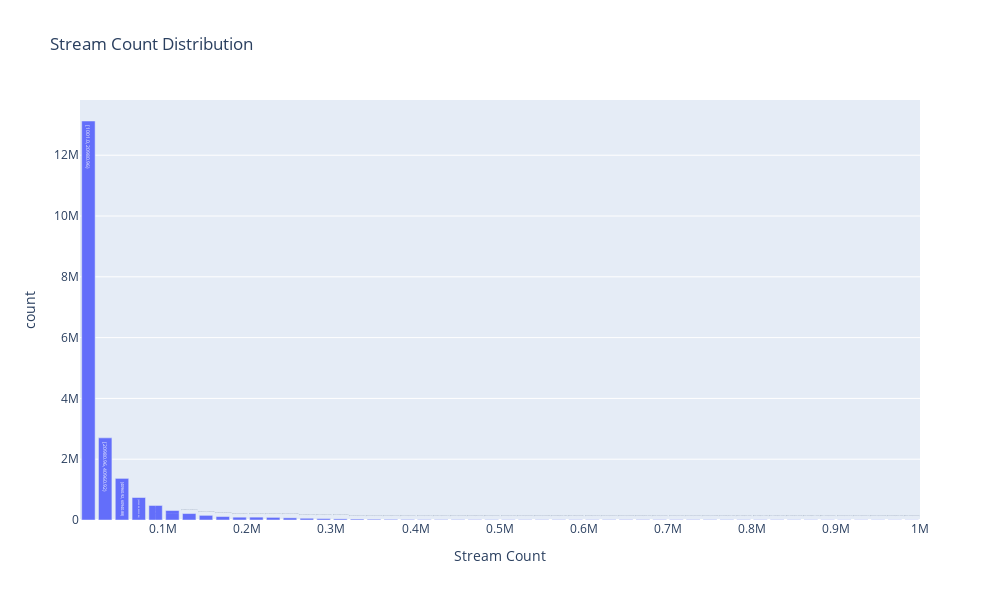

The notebook cell this image was saved under:
### Code cell
#histogram of stream count distribution
#filter outliers for stream counts - for use in stream histogram only
df2_viz_stm = ps.DataFrame(df2.filter(df2.streams < 1000000))

fig = df2_viz_stm["streams"].plot.hist(bins = 50, alpha = 0.5)

fig.update_layout(width = 1000, height = 600, title = "Stream Count Distribution", xaxis_title = "Stream Count")

fig.show()
